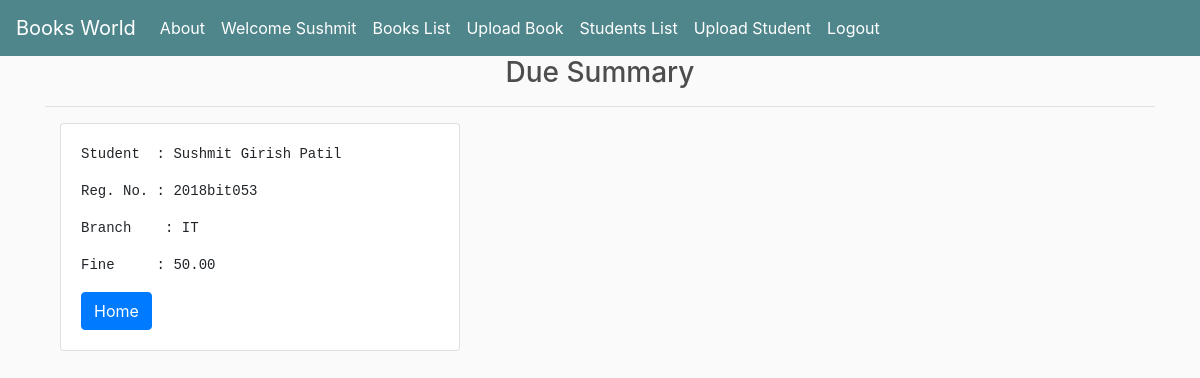
Screenshot of /return_fine/6/ (signed in) with the database file from the repository.
### book/models.py (models this page shows, shortened)
class Student(models.Model):
    student_name = models.CharField(max_length = 30)
    book_assign = models.ForeignKey(Book, on_delete = models.CASCADE,blank=True, null=True)
    reg_no = models.CharField(max_length = 15, default = '***')
    branch = models.CharField(max_length = 6, choices = Branch, default = 'IT')
    assign_date = models.DateField('book assign date')
    due_date = models.DateField('Due on')
    due_fine = models.DecimalField(max_digits = 5, decimal_places = 2)
    def total_fine(self):
        return self.due_fine

### book/views.py (the view)
# urls.py: path('return_fine/<int:pk>/',views.return_fine, name = 'return_fine'),
def return_fine(request, pk):
    if request.user.is_authenticated:
        fine = get_object_or_404(Student, pk = pk)
    return render(request,'book/fine_payment.html', {'fine':fine})

### book/templates/book/fine_payment.html
{% extends 'book/base.html' %}
{% block body_block %}
<h3 style="text-align:center">Due Summary</h3>
<hr>
<div class="container">
  <div class="card" style="width: 25rem;">
    <div class="card-body ">
      <div ><pre>Student  : {{fine.student_name}}</pre></div>
      <div ><pre>Reg. No. : {{fine.reg_no}}</pre></div>
      <div ><pre>Branch	  : {{fine.branch}}</pre></div>
      <div ><pre>Fine     : {{fine.total_fine|floatformat:2}}</pre></div>
      <a href="{% url 'about' %}" class="btn btn-primary">Home</a>
    </div>
  </div>
</div>
{% endblock %}

### book/templates/book/base.html (shortened to what this page needs)
<!DOCTYPE html>
{% load static %}
<html lang="en" dir="ltr">
  <head>
    <link rel="stylesheet" href="https://stackpath.bootstrapcdn.com/bootstrap/4.5.2/css/bootstrap.min.css">
   <link rel="stylesheet" type="text/css" href="{% static 'css/main.css' %}">
  </head>
  <body>
    <nav class="navbar navbar-expand-lg navbar-dark bg-dark">
  <a class="navbar-brand" href="#">Books World</a>
  <div class="collapse navbar-collapse" id="navbarSupportedContent">
    <ul class="navbar-nav mr-auto">
      <li class="nav-item active">
        <a class="nav-link" href="{% url 'about' %}">About <span class="sr-only">(current)</span></a>
      </li>
      {% if user.is_authenticated %}
		  <li class="nav-item active">
            <a class="nav-link" href="#">Welcome {{request.user.first_name}}<span class="sr-only">(current)</span></a>
          </li>
          <li class="nav-item active">
            <a class="nav-link" href="{% url 'book_list' %}">Books List<span class="sr-only">(current)</span></a>
          </li>
          <li class="nav-item active">
            <a class="nav-link" href="{% url 'Create-Book' %}">Upload Book<span class="sr-only">(current)</span></a>
          </li>
		  <li class="nav-item active">
            <a class="nav-link" href="{% url 'student_list' %}">Students List<span class="sr-only">(current)</span></a>
          </li>
          <li class="nav-item active">
            <a class="nav-link" href="{% url 'Create-Student' %}">Upload Student<span class="sr-only">(current)</span></a>
          </li>
          <li class="nav-item active" style="float: right;">
            <a class="nav-link" href="{% url 'logout' %}">Logout <span class="sr-only">(current)</span></a>
          </li>
      {% endif %}
    </ul>
  </div>
</nav>
  <div class="container">
     {% block body_block %}
     {% endblock %}
  </div>
  </body>
</html>

### book/static/css/main.css (style rules this page uses)
body { background-color: hsl(0, 0%, 98%); }
h1,h2,h3,h4,h5,h6 { color:hsl(0, 0%, 30%); }
.card-body { width: 500px; }
.bg-dark { background-color: #4f868c!important; }

### rows the page displays
Student: student_name "Sushmit Girish Patil", reg_no "2018bit053", branch "IT", total_fine "50.00"

### other values shown
{{ request.user.first_name }} "Sushmit"
